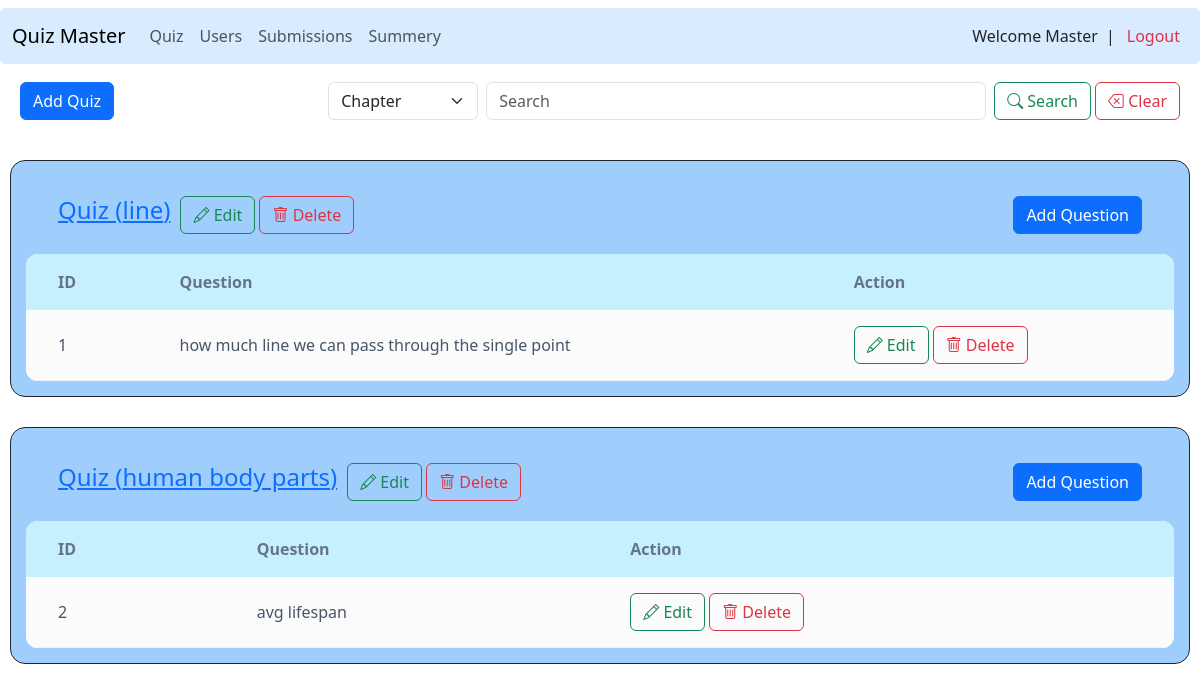
/master/quiz (signed in), run on the app's committed database.
### models.py (models this page shows)
class Quiz(db.Model):
    __tablename__ = 'quiz'
    id = db.Column(db.Integer, primary_key=True)
    chapter_id = db.Column(db.Integer, db.ForeignKey('chapter.id'))
    date = db.Column(db.Date, nullable=False)
    duration = db.Column(db.Time, nullable=False)
    submissions = db.relationship('Submission', backref='quiz', lazy=True , cascade="all, delete-orphan")

class Chapter(db.Model):
    __tablename__ = 'chapter'
    id = db.Column(db.Integer, primary_key=True)
    name = db.Column(db.String(80), unique=True, nullable=False)
    discription = db.Column(db.String(120), nullable=False)
    subject_id = db.Column(db.Integer, db.ForeignKey('subject.id'))
    questions = db.relationship('Question', backref='chapter', lazy=True , cascade="all, delete-orphan")
    quizzes = db.relationship('Quiz', backref='chapter', lazy=True , cascade="all, delete-orphan")

class Question(db.Model):
    __tablename__ = 'question'
    id = db.Column(db.Integer, primary_key=True)
    question = db.Column(db.String(80), nullable=False)
    option1 = db.Column(db.String(120), nullable=False)
    option2 = db.Column(db.String(120), nullable=False)
    option3 = db.Column(db.String(120), nullable=False)
    option4 = db.Column(db.String(120), nullable=False)
    answer = db.Column(db.String(120), nullable=False)
    point = db.Column(db.Integer, nullable=False)
    chapter_id = db.Column(db.Integer, db.ForeignKey('chapter.id'))
    scores = db.relationship('Score', backref='question', lazy=True , cascade="all, delete-orphan")

### routes.py (the view, shortened to what this page needs)
@app.route('/master/quiz')
@master_required
def quiz():
    user=User.query.get(session['user_id'])
    quizzes=Quiz.query.all()
    parameter = request.args.get('parameter')
    query = request.args.get('query')
    parameters = {'chapter':'Chapter', 'question':'Question'}
    return render_template('quizmanagement.html', user=user, quizzes=quizzes, parameters=parameters)

### routes.py (called while the page is built)
def master_required(f):
    @wraps(f)
    def decorated_function(*args, **kwargs):
        if 'user_id' not in session:
            return redirect(url_for('login'))
        user = User.query.get(session['user_id'])
        if not user.is_master:
            return redirect(url_for('user'))
        return f(*args, **kwargs)
    return decorated_function

### templates/quizmanagement.html (shortened to what this page needs)
{% extends "layout.html" %}
{% block content %}
    <div class="headbar-1">
        <div class="addquiz-1">
            <a href="{{url_for('addquiz')}}" class="btn btn-primary">Add Quiz</a>
        </div>
        <div class="search ms-4">
            <form class="d-flex" role="search">
                <select name="parameter" id="parameter" class="form-select me-2">
                    {% for param in parameters %}
                    {% if param==parameter %}
                        <option value="{{param}}" selected>{{parameters[param]}}</option>
                    {% else %}
                        <option value="{{param}}">{{parameters[param]}}</option>
                    {% endif %}
                    {% endfor %}
                </select>
                <input id="query" name="query"class="form-control me-2" type="search" placeholder="Search" aria-label="Search" value="{{query}}">
                <button class="btn btn-outline-success" type="submit"><i class='bi bi-search'> </i> Search</button>
                <button class="btn btn-outline-danger ms-1" href="{{url_for('quiz')}}"><i class='bi bi-backspace'></i> Clear</button>
            </form>
        </div>
    </div>
    {% for quiz in quizzes %}
    <div class="chapter-card">
        <div class="card-header">
            <div class="chapter">
                <a href="{{url_for('viewquiz', id=quiz.id)}}"> <h4>Quiz ({{ quiz.chapter.name }})</h4> </a>
                <div class="action">
                    <a href="{{url_for('editquiz', id=quiz.id)}}" class="btn btn-outline-success">
                        <i class="bi bi-pencil"></i> Edit
                    </a>
                    <a href="{{url_for('deletequiz', id=quiz.id)}}" class="btn btn-outline-danger">
                        <i class="bi bi-trash"></i> Delete
                    </a>
                </div>
            </div>
            <div>
                {% if quiz.chapter %}
                <a href="{{ url_for('addquestion', id=quiz.chapter.id) }}" class="btn btn-primary" >Add Question</a>
                {% endif %}
            </div>
        </div>
        <table class="chapter-table">
            <thead>
                <tr>
                    <th>ID</th>
                    <th>Question</th>
                    <th>Action</th>
                </tr>
            </thead>
            <tbody>
                {% for question in quiz.chapter.questions %}
                <tr>
                    <td>{{ question.id }}</td>
                    <td>{{ question.question }}</td>
                    <td>
                        <a href="{{url_for('editquestion',id=question.id)}}"class="btn btn-outline-success">
                            <i class="bi bi-pencil"></i> Edit
                        </a>
                        <a href="{{url_for('deletequestion',id=question.id)}}" class="btn btn-outline-danger">
                            <i class="bi bi-trash"></i> Delete
                        </a>
                    </td>
                </tr>
                {% endfor %}
            </tbody>
        </table>
    </div>
{% endfor %}
{% endblock  %}

### templates/quizmanagement.html (style rules this page uses)
body { background-color: #ffffff; font-family: 'Segoe UI', system-ui, -apple-system, sans-serif; }
.headbar-1 { display: flex; justify-content:space-between; align-items:center; background-color: rgba(166, 212, 231, 0); margin: 0px 10px 10px 10px; padding:10px; border-radius:10px; }
.action { margin:0px 0px 0px 10px; }
.chapter { display:flex; }
.chapter-table { border-radius: 12px; overflow: hidden; }
.search { display: flex; justify-content:center; }
.form-select { width:150px; }
.form-control { width: 500px;; }
.chapter-card { background: white; border-radius: 15px; margin:30px 10px 30px 10px; padding:15px; background:rgba(45, 146, 248, 0.45); border: 1px solid; }
.card-header { padding: 1.25rem 2rem; background: rgba(185, 232, 247, 0); border-radius: 12px 12px 0 0; display: flex; justify-content: space-between; align-items: center; }
.chapter-table { width: 100%; border-collapse: collapse; background: white; }
.chapter-table th { padding: 1rem 2rem; background:rgb(199, 240, 255); color: #64748b; font-weight: 600; border-bottom: 2px solidrgb(15, 167, 55); }
.chapter-table td { padding: 1rem 2rem; background-color: #fbfbfb; border-bottom: 1px solid #f1f5f9; color: #475569; }

### data on the page
Quiz: chapter.name "line"
Question: id "1", question "how much line we can pass through the single point"
Quiz: chapter.name "human body parts"
Question: id "2", question "avg lifespan"

### other printed values
form field parameter "Chapter"
